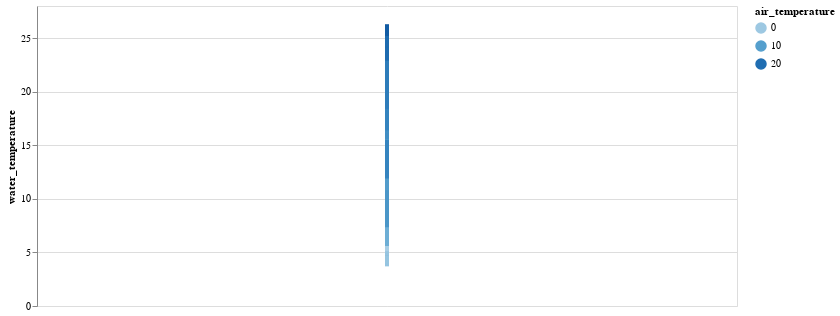

Write notebook code for a chart like this one.
### Code cell
# df_statzonen = df_statzonen[(df_statzonen.knr>0) & (df_statzonen.qname!="Hirslanden")]
#aktuellesJahr[[aktuellesJahr.KreisSort =7]])
highlight = alt.selection(type='single', on='mouseover',
                          fields=['air_temperature'], nearest=True)
#x='date:StichtagDatJahr',
base = alt.Chart(weekly_medians).encode(
    #x=weekly_medians.loc["2017-10-04":"2020-12-06"],
    y='water_temperature',
    color='air_temperature'
)

points = base.mark_circle().encode(
    opacity=alt.value(0)
).add_selection(
    highlight
).properties(
    width=700 , height=300
)
lines = base.mark_line().encode(
    size=alt.condition(~highlight, alt.value(1.5), alt.value(4))
).interactive()

points + lines

### Figure 1 — Vega-Lite specification as saved in the notebook (floating-point values rounded to 4 significant figures; data arrays with more than 128 entries replaced by an {"elided": "..."} marker saying what was removed)
{"config": {"view": {"continuousWidth": 400, "continuousHeight": 300}}, "layer": [{"mark": "circle", "encoding": {"color": {"type": "quantitative", "field": "air_temperature"}, "opacity": {"value": 0}, "y": {"type": "quantitative", "field": "water_temperature"}}, "height": 300, "selection": {"selector019": {"type": "single", "on": "mouseover", "fields": ["air_temperature"], "nearest": true}}, "width": 700}, {"mark": "line", "encoding": {"color": {"type": "quantitative", "field": "air_temperature"}, "size": {"condition": {"value": 1.5, "selection": {"not": "selector019"}}, "value": 4}, "y": {"type": "quantitative", "field": "water_temperature"}}, "selection": {"selector020": {"type": "interval", "bind": "scales", "encodings": ["x", "y"]}}}], "data": {"name": "data-0dacc556667b04686ea1bf714c467751"}, "$schema": "https://vega.github.io/schema/vega-lite/v4.8.1.json", "datasets": {"data-0dacc556667b04686ea1bf714c467751": {"elided": "716 records"}}}
